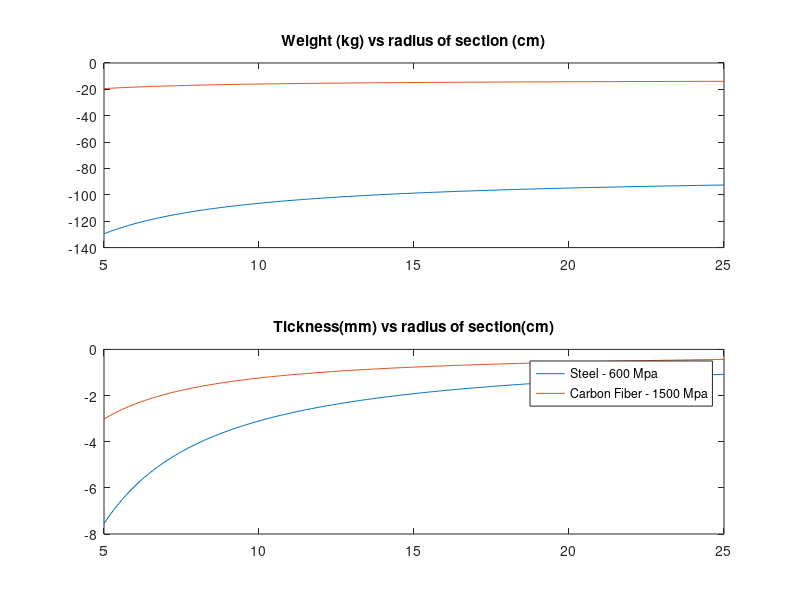

Here is the MATLAB script that generated this plot:
clear all; close all;
% Fsx =  5.2734e+05;
% Fsy = -2.4978e+05;
% From cad:
Lsv = 7;
del = 0.3;
rRocket = 3.7/2;
hy = rRocket/sqrt(2);

% From dynamic sim: 
theta = -deg2rad(25.3452); % from sim
Fx =  5.2734e+05/2; % 2.0144e+05;%
R = -2.4978e+05/2; %-1.2297e+05;%
% Fp = cose; 
% Bisognerebbe fare la somma vettoriale di tutte le forze 
hz = -(Lsv-del)*sin(theta);
dr = (Lsv-del)*cos(theta);

% ABOVE
dela = del*cos(theta);
la = sqrt(dr^2+hy^2); % l above (seen from above)
gamma = asin(hy/la); % >0!!!
xa = sqrt(dela^2+la^2+2*dela*la*cos(gamma));
alpha=gamma-atan(hy/(dela+dr));

Fva = Fx*tan(gamma-alpha);
Ftota=sqrt(Fva^2+Fx^2);
Ma = Fva*dela;


% FRONT
% lf = 8;
% ASSERT drf = sqrt(lf^2-hf^2) == dra;
% gammaf = asin(hz/lf);
% xf = sqrt(del^2+lf^2+2*del*lf*cos(gammaf));
% alphaf = atan(hz/(del+dr));
% ASSERT alphaf == asin(hz/xf);
% Mf = R*del;
% Fx = Fx+Fpx; R = R+Fpz;
F_tot_glob = [-Fx;Fva;-R]; %x,y,z system of reference
M_tot_glob = [0;0;-Ma];
%% ROTATION MATRICES
beam_ax = [dr;-hy;-hz];
beamL = norm(beam_ax);
horiz_proj = la/beamL;
beam_v = beam_ax/beamL;
% horiz_proj = sqrt(1-beam_ax(3)^2);
a1 = asin(beam_v(2)/horiz_proj)-pi/2;
a2 = asin(beam_v(3)/1)-pi/2;

% Matrix such that vec(princ_sys) = MAT*vec(x,y,z_sys);
% Rotation of a1(<0) around z
R1 = rotz(a1);
R2 = rotx(a2);
R3 = rotz(0); % brings system into principal axsis
Rotmat = R3*R2*R1;



%%
% close all;
% org =[0;0;0];
% hold on;
% plot3([0 ,dr/beamL],[0 -hy/beamL],[0 -hz/beamL],"r*-");
% 
% plot3([0 1],[0 0],[0 0],"k:");
% plot3([0 0],[0 0],[0 1],"k:");
% plot3([0 0],[0 1],[0 0],"k:");
% plot3([0 cos(a1)],[0 sin(a1)],[0 0],"k:");

%% 
F_loc=Rotmat*F_tot_glob; % x<0 is traction, yloc,zloc are shear on the section
M_loc=Rotmat*M_tot_glob; % x is torsion, Myloc, Mzloc are bending

%% ASSUME CIRCULAR SECTION --> CALCULATE STRESSES, THICKNESS AND WHAT NOT

% rho = 0.15; % section radius
N = -F_loc(3); % traction force
T = max(abs([F_loc(1),F_loc(2)]));
Mt = abs(M_loc(3));
Mb = max(abs([M_loc(1),M_loc(2)]));

rho = 0.05:0.001:0.25;

vm_coeff = (1+Mb./rho/N).^2+3*((Mt./rho+2*T)/N).^2;
% sigma_y = 600E6;
k = 1./sqrt(vm_coeff);

%%
sigma_yeld = 600E6;
mat_dens = 8000;
weight = mat_dens * N/sigma_yeld./k*beamL;

figure;
subplot(2,1,1);
plot(rho*100,weight);
title("Weight (kg) vs radius of section (cm)");

subplot(2,1,2);
t = N/sigma_yeld./k/2/pi./rho;
plot(rho*100,t*1000);
title("Tickness(mm) vs radius of section(cm)");

% sgtitle("Steel");
%% 
sigma_yeld = 1500E6;
mat_dens = 3000; % 3 ton/m3 ??? fiber density
weight = mat_dens * N/sigma_yeld./k*beamL;

% figure;
subplot(2,1,1); hold on;
plot(rho*100,weight);
% legend("Steel - 600 Mpa","Carbon Fiber - 1500 Mpa");
% title("Weight (kg) vs radius of section (cm)");

subplot(2,1,2); hold on;
t = N/sigma_yeld./k/2/pi./rho;
plot(rho*100,t*1000);
legend("Steel - 600 Mpa","Carbon Fiber - 1500 Mpa");

% title("Tickness(mm) vs radius of section(cm)");

% sgtitle("Carbon fiber");